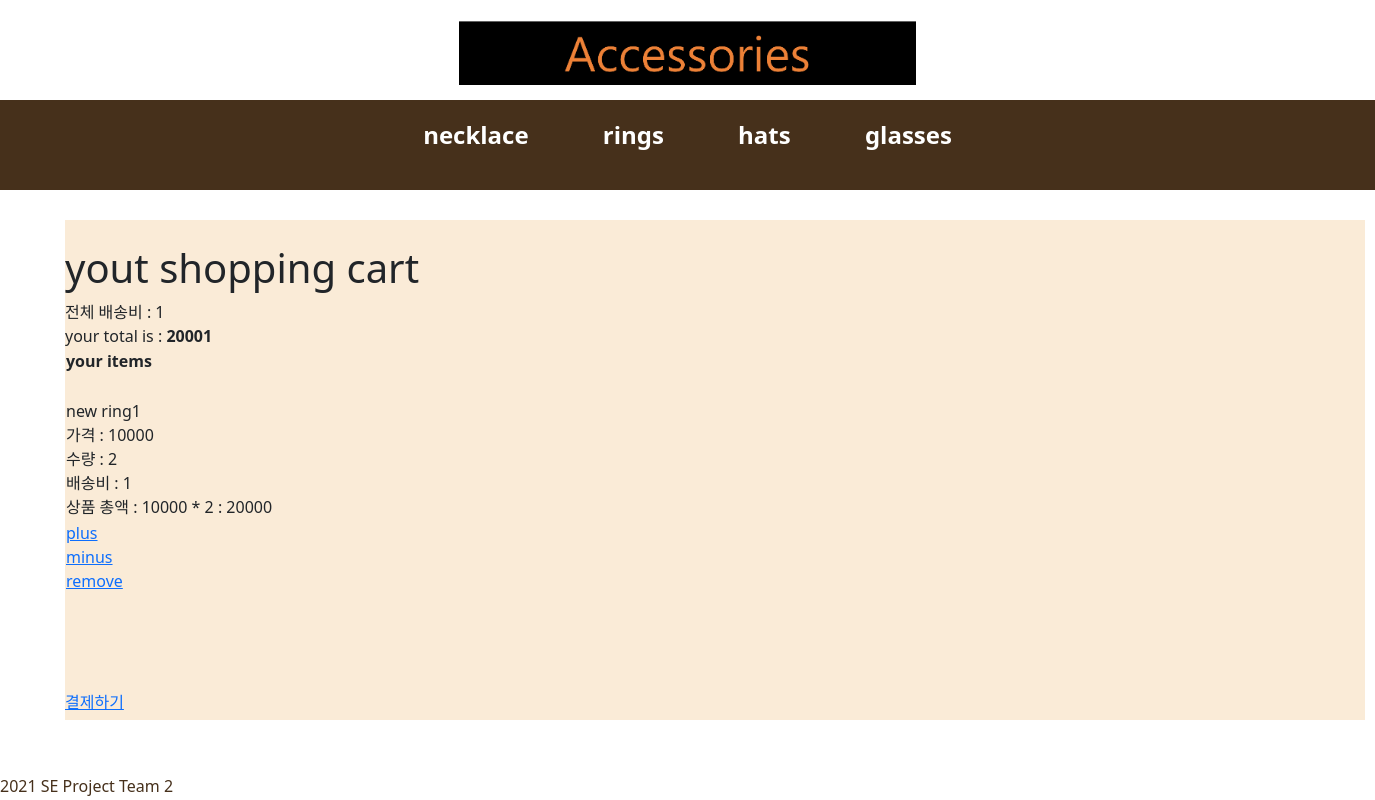
Page /cart/ (signed in) on the committed database.
### cartApp/models.py (models this page shows, shortened)
class CartItem(models.Model):
    product=models.ForeignKey(shop_product, on_delete=models.CASCADE)
    cart=models.ForeignKey(Cart, on_delete=models.CASCADE)
    quantity = models.IntegerField()
    shipping_fee=models.IntegerField(null=True)
    class Meta:
        db_table='cartItem'
    def sub_total(self):
        return self.product.price * self.quantity

### productApp/models.py (models this page shows)
class product(models.Model):
    CATEGORY_CHOICES=(
        ('rings', 'rings'),
        ('glasses', 'glasses'),
        ('hats', 'hats'),
        ('necklace', 'necklace'),
    )
    product_id=models.IntegerField(primary_key=True)
    name=models.CharField(max_length=50)
    thumbnail=models.ImageField(upload_to='thumbnail/', blank=True, null=True)
    price=models.IntegerField()
    description=models.TextField()
    stock=models.IntegerField()
    salesamount=models.IntegerField()
    category=models.CharField(max_length=20, choices=CATEGORY_CHOICES)
    pubDate = models.DateTimeField(default=timezone.now)
    published=models.BooleanField(default=True)
    shipping_fee=models.IntegerField()
    status = models.IntegerField(
        choices=P_range.CHOICES,
        default=P_range.OPTION_0
    )

### cartApp/views.py (the view)
# urls.py: path('', cart_views.cart_detail, name='cart_detail'),
def cart_detail(request, total=0, counter=0, cart_items=None):
    if request.session.get('user_id') is None:
        errorMsg = "로그인 해주세요"
        return render(request, "error.html", {'errorMsg' : errorMsg})
    try:
        user_id=request.session.get('user_id')
        cart=Cart.objects.get(cart_id=user_id)
        cart_items=CartItem.objects.filter(cart=cart)
        cart_get=cart_items
        for cart_item in cart_items:
            total+=(cart_item.product.price * cart_item.quantity)
            counter += cart_item.quantity
        if cart_get is not None:
            max_shipping=CartItem.objects.filter(cart=cart)
            max_shipping.aggregate(shipping_fee=Max('shipping_fee'))
            max_shipping=max_shipping.order_by('-shipping_fee')[0].shipping_fee
            total+=int(max_shipping)
            cart.total_shipping_fee=max_shipping
            cart.save()
    except ObjectDoesNotExist:
        pass
    cart_count=context_processors.counter(request)
    cart_count=int(cart_count)
    count={'cart_count':cart_count}
    return render(request, 'cart.html', dict(cart=cart, cart_items=cart_items, total=total, count=count, cart_count=cart_count))

### cartApp/context_processors.py (called while the page is built)
def counter(request):
    item_count=0
    if 'admin' in request.path:
        return {}
    else:
        try:
            cart= Cart.objects.filter(cart_id=request.session.get('user_id'))
            cart_items = CartItem.objects.all().filter(cart=cart[:1])
            for cart_item in cart_items:
                item_count+=cart_item.quantity
        except Cart.DoesNotExist:
            item_count=0
    return item_count

### cartApp/templates/cart.html (shortened to what this page needs)
{% extends 'base.html' %}
{% block content%}
<section>
    {% if not cart_items %}
        <div>
            <br>
            <h1>
                your shopping cart is empty
            </h1>
            <br>
            <p>
                please click here to continue shopping
            </p>
        </div>
    {% else %}
        <div>
            <br>
            <h1>yout shopping cart</h1>
        </div>
        <div>
            <table>
                <thread>
                    <tr>
                        <th>
                            your items
                        </th>
                    </tr>
                </thread>
                <tbody>
                    {% for cart_item in cart_items %}
                    <tr>
                        <td>
                            <br>
                            {{cart_item.product.name}}
                            <br>가격 : {{cart_item.product.price}}
                            <br>수량 : {{cart_item.quantity}}
                            <br>배송비 : {{cart_item.shipping_fee}}
                            <br>상품 총액 : {{cart_item.product.price}} * {{cart_item.quantity}} : {{cart_item.sub_total}}
                        </td>
                    </tr>
                    <tr>
                        <td>
                            <a href="{% url 'cart:add_cart' cart_item.product.product_id %}">plus</a>
                            <br><a href="{% url 'cart:minus_cart_product' cart_item.product.product_id %}">minus</a>
                            <br><a href="{% url 'cart:cart_remove' cart_item.product.product_id %}">remove</a>
                            <br>
                        </td>
                    </tr>
                    {% endfor %}
                    <tr>
                        <br>
                        your total is : <strong>{{total}}</strong>
                    </tr>
                </tbody>
            </table>
        </div>
        <br><br><br><br>
        <a href="{% url 'order:order_check'%}">결제하기</a>
        <br><br><br><br>
    {% endif %}
    </section>
{% endblock %}

### static/css/userMain.css (style rules this page uses)
section { position: absolute; top: 220px; height: 500px; width: 100%; }

### shoppingApp/static/css/login.css (style rules this page uses)
section { position: absolute; top: 220px; height: 500px; width: 1300px; margin-left: 65px; background-color: #FAEBD7; }

### rows in the picture
CartItem: product.name "new ring1", product.price "10000", quantity "2", shipping_fee "1", sub_total "20000"

### other values in the picture
{{ total }} "20001"
